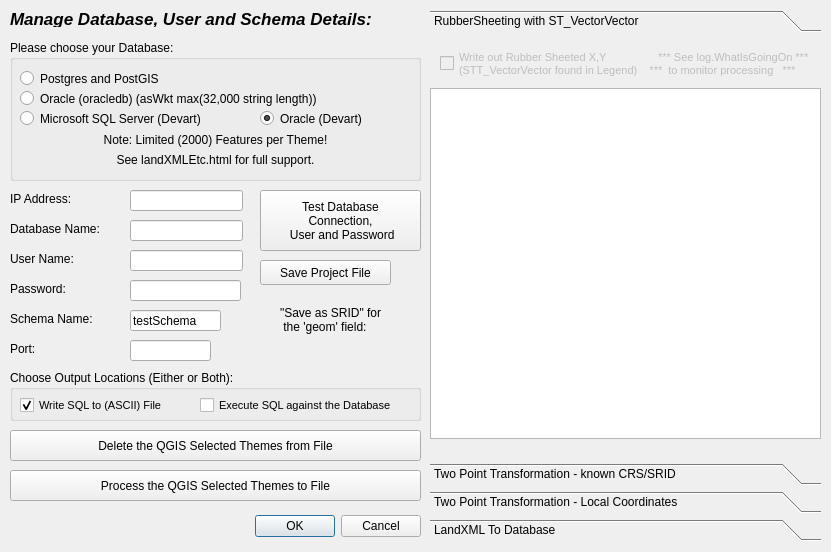
<?xml version="1.0" encoding="UTF-8"?>
<ui version="4.0">
 <class>landXMLEtcDialogBase</class>
 <widget class="QDialog" name="landXMLEtcDialogBase">
  <property name="geometry">
   <rect>
    <x>0</x>
    <y>0</y>
    <width>831</width>
    <height>552</height>
   </rect>
  </property>
  <property name="windowTitle">
   <string>landXMLtoDBEtc_Free</string>
  </property>
  <widget class="QDialogButtonBox" name="button_box">
   <property name="geometry">
    <rect>
     <x>80</x>
     <y>510</y>
     <width>341</width>
     <height>32</height>
    </rect>
   </property>
   <property name="orientation">
    <enum>Qt::Horizontal</enum>
   </property>
   <property name="standardButtons">
    <set>QDialogButtonBox::Cancel|QDialogButtonBox::Ok</set>
   </property>
  </widget>
  <widget class="QLabel" name="a47">
   <property name="geometry">
    <rect>
     <x>10</x>
     <y>10</y>
     <width>451</width>
     <height>17</height>
    </rect>
   </property>
   <property name="font">
    <font>
     <pointsize>13</pointsize>
     <weight>75</weight>
     <italic>true</italic>
     <bold>true</bold>
    </font>
   </property>
   <property name="text">
    <string>Manage Database, User and Schema Details:</string>
   </property>
  </widget>
  <widget class="QLabel" name="a42">
   <property name="geometry">
    <rect>
     <x>20</x>
     <y>330</y>
     <width>411</width>
     <height>17</height>
    </rect>
   </property>
   <property name="text">
    <string/>
   </property>
  </widget>
  <widget class="QLineEdit" name="PG_Username">
   <property name="geometry">
    <rect>
     <x>130</x>
     <y>250</y>
     <width>113</width>
     <height>21</height>
    </rect>
   </property>
  </widget>
  <widget class="QLabel" name="label">
   <property name="geometry">
    <rect>
     <x>10</x>
     <y>190</y>
     <width>91</width>
     <height>17</height>
    </rect>
   </property>
   <property name="text">
    <string>IP Address:</string>
   </property>
  </widget>
  <widget class="QLabel" name="a46">
   <property name="geometry">
    <rect>
     <x>10</x>
     <y>310</y>
     <width>121</width>
     <height>17</height>
    </rect>
   </property>
   <property name="text">
    <string>Schema Name:</string>
   </property>
  </widget>
  <widget class="QLabel" name="a40">
   <property name="geometry">
    <rect>
     <x>10</x>
     <y>250</y>
     <width>121</width>
     <height>17</height>
    </rect>
   </property>
   <property name="text">
    <string>User Name:</string>
   </property>
  </widget>
  <widget class="QLineEdit" name="PG_DBName">
   <property name="geometry">
    <rect>
     <x>130</x>
     <y>220</y>
     <width>113</width>
     <height>21</height>
    </rect>
   </property>
  </widget>
  <widget class="QgsProjectionSelectionWidget" name="mQgsProjectionSelectionWidget_Table">
   <property name="geometry">
    <rect>
     <x>230</x>
     <y>340</y>
     <width>191</width>
     <height>27</height>
    </rect>
   </property>
  </widget>
  <widget class="QLabel" name="a49">
   <property name="geometry">
    <rect>
     <x>10</x>
     <y>280</y>
     <width>121</width>
     <height>17</height>
    </rect>
   </property>
   <property name="text">
    <string>Password:</string>
   </property>
  </widget>
  <widget class="QLineEdit" name="PG_Port">
   <property name="geometry">
    <rect>
     <x>130</x>
     <y>340</y>
     <width>81</width>
     <height>21</height>
    </rect>
   </property>
   <property name="alignment">
    <set>Qt::AlignRight|Qt::AlignTrailing|Qt::AlignVCenter</set>
   </property>
  </widget>
  <widget class="QLineEdit" name="PG_IPAddress">
   <property name="geometry">
    <rect>
     <x>130</x>
     <y>190</y>
     <width>113</width>
     <height>21</height>
    </rect>
   </property>
   <property name="text">
    <string/>
   </property>
  </widget>
  <widget class="QLabel" name="a4a">
   <property name="geometry">
    <rect>
     <x>10</x>
     <y>220</y>
     <width>121</width>
     <height>17</height>
    </rect>
   </property>
   <property name="text">
    <string>Database Name:</string>
   </property>
  </widget>
  <widget class="QGroupBox" name="groupBox">
   <property name="geometry">
    <rect>
     <x>10</x>
     <y>40</y>
     <width>411</width>
     <height>141</height>
    </rect>
   </property>
   <property name="title">
    <string>Please choose your Database:</string>
   </property>
   <widget class="QRadioButton" name="a51">
    <property name="geometry">
     <rect>
      <x>10</x>
      <y>30</y>
      <width>181</width>
      <height>17</height>
     </rect>
    </property>
    <property name="text">
     <string>Postgres and PostGIS</string>
    </property>
   </widget>
   <widget class="QRadioButton" name="c2c">
    <property name="geometry">
     <rect>
      <x>10</x>
      <y>50</y>
      <width>381</width>
      <height>17</height>
     </rect>
    </property>
    <property name="text">
     <string>Oracle (oracledb) (asWkt max(32,000 string length))</string>
    </property>
   </widget>
   <widget class="QRadioButton" name="m2m">
    <property name="geometry">
     <rect>
      <x>10</x>
      <y>70</y>
      <width>231</width>
      <height>17</height>
     </rect>
    </property>
    <property name="text">
     <string>Microsoft SQL Server (Devart)</string>
    </property>
    <property name="checked">
     <bool>false</bool>
    </property>
   </widget>
   <widget class="QRadioButton" name="o1o">
    <property name="geometry">
     <rect>
      <x>250</x>
      <y>70</y>
      <width>131</width>
      <height>17</height>
     </rect>
    </property>
    <property name="text">
     <string>Oracle (Devart)</string>
    </property>
    <property name="checked">
     <bool>true</bool>
    </property>
   </widget>
   <widget class="QLabel" name="a44">
    <property name="geometry">
     <rect>
      <x>10</x>
      <y>90</y>
      <width>391</width>
      <height>20</height>
     </rect>
    </property>
    <property name="text">
     <string>Note: Limited (2000) Features per Theme!</string>
    </property>
    <property name="alignment">
     <set>Qt::AlignCenter</set>
    </property>
   </widget>
   <widget class="QLabel" name="a43">
    <property name="geometry">
     <rect>
      <x>10</x>
      <y>110</y>
      <width>391</width>
      <height>20</height>
     </rect>
    </property>
    <property name="text">
     <string>See landXMLEtc.html for full support.</string>
    </property>
    <property name="alignment">
     <set>Qt::AlignCenter</set>
    </property>
   </widget>
  </widget>
  <widget class="QLineEdit" name="a4x">
   <property name="geometry">
    <rect>
     <x>130</x>
     <y>310</y>
     <width>91</width>
     <height>21</height>
    </rect>
   </property>
   <property name="text">
    <string>testSchema</string>
   </property>
  </widget>
  <widget class="QPushButton" name="d2d">
   <property name="geometry">
    <rect>
     <x>260</x>
     <y>190</y>
     <width>161</width>
     <height>61</height>
    </rect>
   </property>
   <property name="layoutDirection">
    <enum>Qt::LeftToRight</enum>
   </property>
   <property name="text">
    <string>Test Database
Connection,
 User and Password</string>
   </property>
  </widget>
  <widget class="QgsPasswordLineEdit" name="PG_Password">
   <property name="geometry">
    <rect>
     <x>130</x>
     <y>280</y>
     <width>111</width>
     <height>21</height>
    </rect>
   </property>
  </widget>
  <widget class="QLabel" name="a45">
   <property name="geometry">
    <rect>
     <x>280</x>
     <y>299</y>
     <width>141</width>
     <height>41</height>
    </rect>
   </property>
   <property name="text">
    <string>&quot;Save as SRID&quot; for 
 the 'geom' field:</string>
   </property>
  </widget>
  <widget class="QLabel" name="a48">
   <property name="geometry">
    <rect>
     <x>10</x>
     <y>340</y>
     <width>67</width>
     <height>17</height>
    </rect>
   </property>
   <property name="text">
    <string>Port:</string>
   </property>
  </widget>
  <widget class="QLabel" name="a41">
   <property name="geometry">
    <rect>
     <x>30</x>
     <y>510</y>
     <width>141</width>
     <height>31</height>
    </rect>
   </property>
   <property name="text">
    <string/>
   </property>
  </widget>
  <widget class="QPushButton" name="g1g">
   <property name="geometry">
    <rect>
     <x>260</x>
     <y>260</y>
     <width>131</width>
     <height>25</height>
    </rect>
   </property>
   <property name="text">
    <string>Save Project File</string>
   </property>
  </widget>
  <widget class="QPushButton" name="h1h">
   <property name="geometry">
    <rect>
     <x>10</x>
     <y>470</y>
     <width>411</width>
     <height>31</height>
    </rect>
   </property>
   <property name="text">
    <string>Process the QGIS Selected Themes to File</string>
   </property>
  </widget>
  <widget class="QGroupBox" name="groupBox_2">
   <property name="geometry">
    <rect>
     <x>10</x>
     <y>370</y>
     <width>411</width>
     <height>51</height>
    </rect>
   </property>
   <property name="title">
    <string>Choose Output Locations (Either or Both):</string>
   </property>
   <widget class="QCheckBox" name="v1v">
    <property name="geometry">
     <rect>
      <x>10</x>
      <y>20</y>
      <width>161</width>
      <height>31</height>
     </rect>
    </property>
    <property name="font">
     <font>
      <pointsize>8</pointsize>
      <weight>50</weight>
      <bold>false</bold>
     </font>
    </property>
    <property name="text">
     <string>Write SQL to (ASCII) File</string>
    </property>
    <property name="checked">
     <bool>true</bool>
    </property>
   </widget>
   <widget class="QCheckBox" name="u1u">
    <property name="geometry">
     <rect>
      <x>190</x>
      <y>20</y>
      <width>201</width>
      <height>31</height>
     </rect>
    </property>
    <property name="font">
     <font>
      <pointsize>8</pointsize>
      <weight>50</weight>
      <bold>false</bold>
     </font>
    </property>
    <property name="text">
     <string>Execute SQL against the Database</string>
    </property>
   </widget>
  </widget>
  <widget class="QPushButton" name="e1e">
   <property name="geometry">
    <rect>
     <x>10</x>
     <y>430</y>
     <width>411</width>
     <height>31</height>
    </rect>
   </property>
   <property name="text">
    <string>Delete the QGIS Selected Themes from File</string>
   </property>
  </widget>
  <widget class="QToolBox" name="toolBox_Choice">
   <property name="geometry">
    <rect>
     <x>430</x>
     <y>10</y>
     <width>391</width>
     <height>531</height>
    </rect>
   </property>
   <widget class="QWidget" name="page">
    <property name="geometry">
     <rect>
      <x>0</x>
      <y>0</y>
      <width>391</width>
      <height>407</height>
     </rect>
    </property>
    <attribute name="label">
     <string>RubberSheeting with ST_VectorVector</string>
    </attribute>
    <widget class="QCheckBox" name="a4j">
     <property name="enabled">
      <bool>false</bool>
     </property>
     <property name="geometry">
      <rect>
       <x>10</x>
       <y>10</y>
       <width>381</width>
       <height>31</height>
      </rect>
     </property>
     <property name="font">
      <font>
       <pointsize>8</pointsize>
       <weight>50</weight>
       <bold>false</bold>
      </font>
     </property>
     <property name="text">
      <string>Write out Rubber Sheeted X,Y                 *** See log.WhatIsGoingOn ***
(STT_VectorVector found in Legend)    ***  to monitor processing   ***</string>
     </property>
    </widget>
    <widget class="QTextEdit" name="textEdit">
     <property name="geometry">
      <rect>
       <x>0</x>
       <y>50</y>
       <width>391</width>
       <height>351</height>
      </rect>
     </property>
     <property name="documentTitle">
      <string/>
     </property>
    </widget>
   </widget>
   <widget class="QWidget" name="page_2">
    <property name="geometry">
     <rect>
      <x>0</x>
      <y>0</y>
      <width>391</width>
      <height>407</height>
     </rect>
    </property>
    <attribute name="label">
     <string>Two Point Transformation - known CRS/SRID</string>
    </attribute>
    <widget class="QLabel" name="a4b3">
     <property name="geometry">
      <rect>
       <x>20</x>
       <y>0</y>
       <width>181</width>
       <height>17</height>
      </rect>
     </property>
     <property name="text">
      <string>From Easting/Longitude:</string>
     </property>
    </widget>
    <widget class="QLabel" name="a4b4">
     <property name="geometry">
      <rect>
       <x>20</x>
       <y>30</y>
       <width>181</width>
       <height>17</height>
      </rect>
     </property>
     <property name="text">
      <string>From Northing/Latitude:</string>
     </property>
    </widget>
    <widget class="QLabel" name="a4b5">
     <property name="geometry">
      <rect>
       <x>20</x>
       <y>90</y>
       <width>181</width>
       <height>17</height>
      </rect>
     </property>
     <property name="text">
      <string>To Northing/Latitude:</string>
     </property>
    </widget>
    <widget class="QLabel" name="a4b6">
     <property name="geometry">
      <rect>
       <x>20</x>
       <y>60</y>
       <width>181</width>
       <height>17</height>
      </rect>
     </property>
     <property name="text">
      <string>To Easting/Longitude:</string>
     </property>
    </widget>
    <widget class="QLabel" name="a4b7">
     <property name="geometry">
      <rect>
       <x>20</x>
       <y>150</y>
       <width>111</width>
       <height>17</height>
      </rect>
     </property>
     <property name="text">
      <string>Scale Factor:</string>
     </property>
    </widget>
    <widget class="QLabel" name="a4b8">
     <property name="geometry">
      <rect>
       <x>20</x>
       <y>120</y>
       <width>141</width>
       <height>17</height>
      </rect>
     </property>
     <property name="text">
      <string>Rotation (Dec Deg):</string>
     </property>
    </widget>
    <widget class="QLineEdit" name="tb_FromE">
     <property name="geometry">
      <rect>
       <x>220</x>
       <y>0</y>
       <width>113</width>
       <height>21</height>
      </rect>
     </property>
     <property name="layoutDirection">
      <enum>Qt::LeftToRight</enum>
     </property>
     <property name="text">
      <string>0</string>
     </property>
     <property name="maxLength">
      <number>32</number>
     </property>
     <property name="alignment">
      <set>Qt::AlignRight|Qt::AlignTrailing|Qt::AlignVCenter</set>
     </property>
    </widget>
    <widget class="QLineEdit" name="tb_FromN">
     <property name="geometry">
      <rect>
       <x>220</x>
       <y>30</y>
       <width>113</width>
       <height>21</height>
      </rect>
     </property>
     <property name="text">
      <string>0</string>
     </property>
     <property name="maxLength">
      <number>32</number>
     </property>
     <property name="alignment">
      <set>Qt::AlignRight|Qt::AlignTrailing|Qt::AlignVCenter</set>
     </property>
    </widget>
    <widget class="QLineEdit" name="tb_ToE">
     <property name="geometry">
      <rect>
       <x>220</x>
       <y>60</y>
       <width>113</width>
       <height>21</height>
      </rect>
     </property>
     <property name="text">
      <string>0</string>
     </property>
     <property name="maxLength">
      <number>32</number>
     </property>
     <property name="alignment">
      <set>Qt::AlignRight|Qt::AlignTrailing|Qt::AlignVCenter</set>
     </property>
    </widget>
    <widget class="QLineEdit" name="tb_ToN">
     <property name="geometry">
      <rect>
       <x>220</x>
       <y>90</y>
       <width>113</width>
       <height>21</height>
      </rect>
     </property>
     <property name="text">
      <string>0</string>
     </property>
     <property name="maxLength">
      <number>32</number>
     </property>
     <property name="alignment">
      <set>Qt::AlignRight|Qt::AlignTrailing|Qt::AlignVCenter</set>
     </property>
    </widget>
    <widget class="QLineEdit" name="tb_RotnDecDeg">
     <property name="geometry">
      <rect>
       <x>220</x>
       <y>120</y>
       <width>111</width>
       <height>21</height>
      </rect>
     </property>
     <property name="text">
      <string>0</string>
     </property>
     <property name="maxLength">
      <number>10</number>
     </property>
     <property name="alignment">
      <set>Qt::AlignRight|Qt::AlignTrailing|Qt::AlignVCenter</set>
     </property>
    </widget>
    <widget class="QLineEdit" name="tb_ScaleFactor">
     <property name="geometry">
      <rect>
       <x>220</x>
       <y>150</y>
       <width>113</width>
       <height>21</height>
      </rect>
     </property>
     <property name="text">
      <string>1</string>
     </property>
     <property name="maxLength">
      <number>32</number>
     </property>
     <property name="alignment">
      <set>Qt::AlignRight|Qt::AlignTrailing|Qt::AlignVCenter</set>
     </property>
    </widget>
    <widget class="QLabel" name="a4b9">
     <property name="geometry">
      <rect>
       <x>20</x>
       <y>190</y>
       <width>311</width>
       <height>20</height>
      </rect>
     </property>
     <property name="text">
      <string>X and Y above are in the &quot;Save as SRID&quot;!</string>
     </property>
     <property name="alignment">
      <set>Qt::AlignCenter</set>
     </property>
    </widget>
    <widget class="QLabel" name="a4a0">
     <property name="geometry">
      <rect>
       <x>40</x>
       <y>230</y>
       <width>271</width>
       <height>51</height>
      </rect>
     </property>
     <property name="text">
      <string>NOTE: Selected Themes MUST have 
defined  CRS/SRID/EPSG.</string>
     </property>
     <property name="alignment">
      <set>Qt::AlignCenter</set>
     </property>
    </widget>
   </widget>
   <widget class="QWidget" name="page_3">
    <property name="geometry">
     <rect>
      <x>0</x>
      <y>0</y>
      <width>391</width>
      <height>407</height>
     </rect>
    </property>
    <attribute name="label">
     <string>Two Point Transformation - Local Coordinates</string>
    </attribute>
    <widget class="QLineEdit" name="tb_a4y">
     <property name="geometry">
      <rect>
       <x>230</x>
       <y>130</y>
       <width>111</width>
       <height>21</height>
      </rect>
     </property>
     <property name="text">
      <string>0</string>
     </property>
     <property name="maxLength">
      <number>10</number>
     </property>
     <property name="alignment">
      <set>Qt::AlignRight|Qt::AlignTrailing|Qt::AlignVCenter</set>
     </property>
    </widget>
    <widget class="QLineEdit" name="tb_a4w">
     <property name="geometry">
      <rect>
       <x>230</x>
       <y>160</y>
       <width>113</width>
       <height>21</height>
      </rect>
     </property>
     <property name="text">
      <string>1</string>
     </property>
     <property name="maxLength">
      <number>32</number>
     </property>
     <property name="alignment">
      <set>Qt::AlignRight|Qt::AlignTrailing|Qt::AlignVCenter</set>
     </property>
    </widget>
    <widget class="QLabel" name="a4a2">
     <property name="geometry">
      <rect>
       <x>30</x>
       <y>40</y>
       <width>181</width>
       <height>17</height>
      </rect>
     </property>
     <property name="text">
      <string>From Northing:</string>
     </property>
    </widget>
    <widget class="QLabel" name="a4a3">
     <property name="geometry">
      <rect>
       <x>40</x>
       <y>190</y>
       <width>291</width>
       <height>161</height>
      </rect>
     </property>
     <property name="text">
      <string>NOTE: The Local XY are assumed to be
Metres, and so the CRS/SRID above
must also be a Metric Projection.

The Local XY of the Active Themes
are 'transformed' as above, assigned
the CRS/SRID below, then saved to the 
Database in the &quot;Save as SRID&quot;</string>
     </property>
     <property name="alignment">
      <set>Qt::AlignCenter</set>
     </property>
    </widget>
    <widget class="QLabel" name="a4a4">
     <property name="geometry">
      <rect>
       <x>30</x>
       <y>10</y>
       <width>181</width>
       <height>17</height>
      </rect>
     </property>
     <property name="text">
      <string>From Easting:</string>
     </property>
    </widget>
    <widget class="QLineEdit" name="tb_FromN_2">
     <property name="geometry">
      <rect>
       <x>230</x>
       <y>40</y>
       <width>113</width>
       <height>21</height>
      </rect>
     </property>
     <property name="text">
      <string>0</string>
     </property>
     <property name="maxLength">
      <number>32</number>
     </property>
     <property name="alignment">
      <set>Qt::AlignRight|Qt::AlignTrailing|Qt::AlignVCenter</set>
     </property>
    </widget>
    <widget class="QLineEdit" name="tb_ToN_2">
     <property name="geometry">
      <rect>
       <x>230</x>
       <y>100</y>
       <width>113</width>
       <height>21</height>
      </rect>
     </property>
     <property name="text">
      <string>0</string>
     </property>
     <property name="maxLength">
      <number>32</number>
     </property>
     <property name="alignment">
      <set>Qt::AlignRight|Qt::AlignTrailing|Qt::AlignVCenter</set>
     </property>
    </widget>
    <widget class="QLabel" name="a4a5">
     <property name="geometry">
      <rect>
       <x>30</x>
       <y>100</y>
       <width>181</width>
       <height>17</height>
      </rect>
     </property>
     <property name="text">
      <string>To Northing:</string>
     </property>
    </widget>
    <widget class="QLabel" name="a4a6">
     <property name="geometry">
      <rect>
       <x>30</x>
       <y>130</y>
       <width>141</width>
       <height>17</height>
      </rect>
     </property>
     <property name="text">
      <string>Rotation (Dec Deg):</string>
     </property>
    </widget>
    <widget class="QLabel" name="a4a7">
     <property name="geometry">
      <rect>
       <x>30</x>
       <y>70</y>
       <width>181</width>
       <height>17</height>
      </rect>
     </property>
     <property name="text">
      <string>To Easting:</string>
     </property>
    </widget>
    <widget class="QLineEdit" name="tb_FromE_2">
     <property name="geometry">
      <rect>
       <x>230</x>
       <y>10</y>
       <width>113</width>
       <height>21</height>
      </rect>
     </property>
     <property name="layoutDirection">
      <enum>Qt::LeftToRight</enum>
     </property>
     <property name="text">
      <string>0</string>
     </property>
     <property name="maxLength">
      <number>32</number>
     </property>
     <property name="alignment">
      <set>Qt::AlignRight|Qt::AlignTrailing|Qt::AlignVCenter</set>
     </property>
    </widget>
    <widget class="QLabel" name="a4a8">
     <property name="geometry">
      <rect>
       <x>30</x>
       <y>160</y>
       <width>111</width>
       <height>17</height>
      </rect>
     </property>
     <property name="text">
      <string>Scale Factor:</string>
     </property>
    </widget>
    <widget class="QLineEdit" name="tb_ToE_2">
     <property name="geometry">
      <rect>
       <x>230</x>
       <y>70</y>
       <width>113</width>
       <height>21</height>
      </rect>
     </property>
     <property name="text">
      <string>0</string>
     </property>
     <property name="maxLength">
      <number>32</number>
     </property>
     <property name="alignment">
      <set>Qt::AlignRight|Qt::AlignTrailing|Qt::AlignVCenter</set>
     </property>
    </widget>
    <widget class="QgsProjectionSelectionWidget" name="mQgsProjectionSelectionWidget_LclXY">
     <property name="geometry">
      <rect>
       <x>90</x>
       <y>360</y>
       <width>191</width>
       <height>27</height>
      </rect>
     </property>
    </widget>
   </widget>
   <widget class="QWidget" name="page_4">
    <property name="geometry">
     <rect>
      <x>0</x>
      <y>0</y>
      <width>391</width>
      <height>407</height>
     </rect>
    </property>
    <attribute name="label">
     <string>LandXML To Database</string>
    </attribute>
    <widget class="QPushButton" name="Btn_CreateSchemaEtc">
     <property name="geometry">
      <rect>
       <x>10</x>
       <y>10</y>
       <width>381</width>
       <height>25</height>
      </rect>
     </property>
     <property name="text">
      <string>Create Schema and all Tables (Do this ONCE only)</string>
     </property>
    </widget>
    <widget class="QWidget" name="layoutWidget">
     <property name="geometry">
      <rect>
       <x>15</x>
       <y>40</y>
       <width>371</width>
       <height>35</height>
      </rect>
     </property>
     <layout class="QHBoxLayout" name="horizontalLayout">
      <item>
       <widget class="QLabel" name="uXmlFileLabel">
        <property name="enabled">
         <bool>true</bool>
        </property>
        <property name="text">
         <string>LandXml file:</string>
        </property>
        <property name="buddy">
         <cstring>uXmlFile</cstring>
        </property>
       </widget>
      </item>
      <item>
       <widget class="QLineEdit" name="uXmlFile">
        <property name="enabled">
         <bool>false</bool>
        </property>
        <property name="readOnly">
         <bool>true</bool>
        </property>
       </widget>
      </item>
      <item>
       <widget class="QPushButton" name="a4u">
        <property name="text">
         <string>Browse &amp;&amp; Load</string>
        </property>
       </widget>
      </item>
     </layout>
    </widget>
    <widget class="QPushButton" name="Btn_Populate_STT_ThemeData">
     <property name="geometry">
      <rect>
       <x>30</x>
       <y>380</y>
       <width>341</width>
       <height>25</height>
      </rect>
     </property>
     <property name="text">
      <string>2/ Populate STT_ThemeData from QGIS Legend</string>
     </property>
    </widget>
    <widget class="QListWidget" name="listWidget">
     <property name="geometry">
      <rect>
       <x>10</x>
       <y>80</y>
       <width>381</width>
       <height>51</height>
      </rect>
     </property>
    </widget>
    <widget class="QLabel" name="a4a9">
     <property name="geometry">
      <rect>
       <x>170</x>
       <y>220</y>
       <width>71</width>
       <height>17</height>
      </rect>
     </property>
     <property name="text">
      <string>S/Factor:</string>
     </property>
    </widget>
    <widget class="QLabel" name="a400">
     <property name="geometry">
      <rect>
       <x>210</x>
       <y>140</y>
       <width>71</width>
       <height>17</height>
      </rect>
     </property>
     <property name="text">
      <string>To North:</string>
     </property>
    </widget>
    <widget class="QLineEdit" name="a59">
     <property name="geometry">
      <rect>
       <x>280</x>
       <y>140</y>
       <width>111</width>
       <height>21</height>
      </rect>
     </property>
     <property name="text">
      <string>0</string>
     </property>
     <property name="maxLength">
      <number>32</number>
     </property>
     <property name="alignment">
      <set>Qt::AlignRight|Qt::AlignTrailing|Qt::AlignVCenter</set>
     </property>
    </widget>
    <widget class="QLineEdit" name="a4r">
     <property name="geometry">
      <rect>
       <x>100</x>
       <y>220</y>
       <width>61</width>
       <height>21</height>
      </rect>
     </property>
     <property name="text">
      <string>0</string>
     </property>
     <property name="maxLength">
      <number>10</number>
     </property>
     <property name="alignment">
      <set>Qt::AlignRight|Qt::AlignTrailing|Qt::AlignVCenter</set>
     </property>
    </widget>
    <widget class="QLabel" name="a401">
     <property name="geometry">
      <rect>
       <x>10</x>
       <y>220</y>
       <width>91</width>
       <height>17</height>
      </rect>
     </property>
     <property name="text">
      <string>Rotn (Deg):</string>
     </property>
    </widget>
    <widget class="QgsProjectionSelectionWidget" name="mQgsProjectionSelectionWidget_LXMLXY">
     <property name="geometry">
      <rect>
       <x>10</x>
       <y>250</y>
       <width>191</width>
       <height>27</height>
      </rect>
     </property>
    </widget>
    <widget class="QLineEdit" name="a58">
     <property name="geometry">
      <rect>
       <x>70</x>
       <y>140</y>
       <width>111</width>
       <height>21</height>
      </rect>
     </property>
     <property name="text">
      <string>0</string>
     </property>
     <property name="maxLength">
      <number>32</number>
     </property>
     <property name="alignment">
      <set>Qt::AlignRight|Qt::AlignTrailing|Qt::AlignVCenter</set>
     </property>
    </widget>
    <widget class="QLineEdit" name="a4m">
     <property name="geometry">
      <rect>
       <x>240</x>
       <y>220</y>
       <width>81</width>
       <height>21</height>
      </rect>
     </property>
     <property name="text">
      <string>1</string>
     </property>
     <property name="maxLength">
      <number>32</number>
     </property>
     <property name="alignment">
      <set>Qt::AlignRight|Qt::AlignTrailing|Qt::AlignVCenter</set>
     </property>
    </widget>
    <widget class="QLabel" name="a402">
     <property name="geometry">
      <rect>
       <x>10</x>
       <y>140</y>
       <width>51</width>
       <height>17</height>
      </rect>
     </property>
     <property name="text">
      <string>To East:</string>
     </property>
    </widget>
    <widget class="QPushButton" name="Btn_Write2DB">
     <property name="geometry">
      <rect>
       <x>210</x>
       <y>250</y>
       <width>181</width>
       <height>51</height>
      </rect>
     </property>
     <property name="text">
      <string>Write Transformed
landXML to DB</string>
     </property>
    </widget>
    <widget class="QLabel" name="a4a1">
     <property name="geometry">
      <rect>
       <x>10</x>
       <y>170</y>
       <width>381</width>
       <height>31</height>
      </rect>
     </property>
     <property name="text">
      <string>*** Use a 'Right' Mouse Click to get X,Y, *** 
***  then select all of 'To East' and Paste ***</string>
     </property>
     <property name="alignment">
      <set>Qt::AlignCenter</set>
     </property>
    </widget>
   </widget>
  </widget>
 </widget>
 <customwidgets>
  <customwidget>
   <class>QgsPasswordLineEdit</class>
   <extends>QLineEdit</extends>
   <header>qgspasswordlineedit.h</header>
  </customwidget>
  <customwidget>
   <class>QgsProjectionSelectionWidget</class>
   <extends>QWidget</extends>
   <header>qgsprojectionselectionwidget.h</header>
  </customwidget>
 </customwidgets>
 <resources/>
 <connections>
  <connection>
   <sender>button_box</sender>
   <signal>accepted()</signal>
   <receiver>landXMLEtcDialogBase</receiver>
   <slot>accept()</slot>
   <hints>
    <hint type="sourcelabel">
     <x>20</x>
     <y>20</y>
    </hint>
    <hint type="destinationlabel">
     <x>20</x>
     <y>20</y>
    </hint>
   </hints>
  </connection>
  <connection>
   <sender>button_box</sender>
   <signal>rejected()</signal>
   <receiver>landXMLEtcDialogBase</receiver>
   <slot>reject()</slot>
   <hints>
    <hint type="sourcelabel">
     <x>20</x>
     <y>20</y>
    </hint>
    <hint type="destinationlabel">
     <x>20</x>
     <y>20</y>
    </hint>
   </hints>
  </connection>
 </connections>
</ui>
